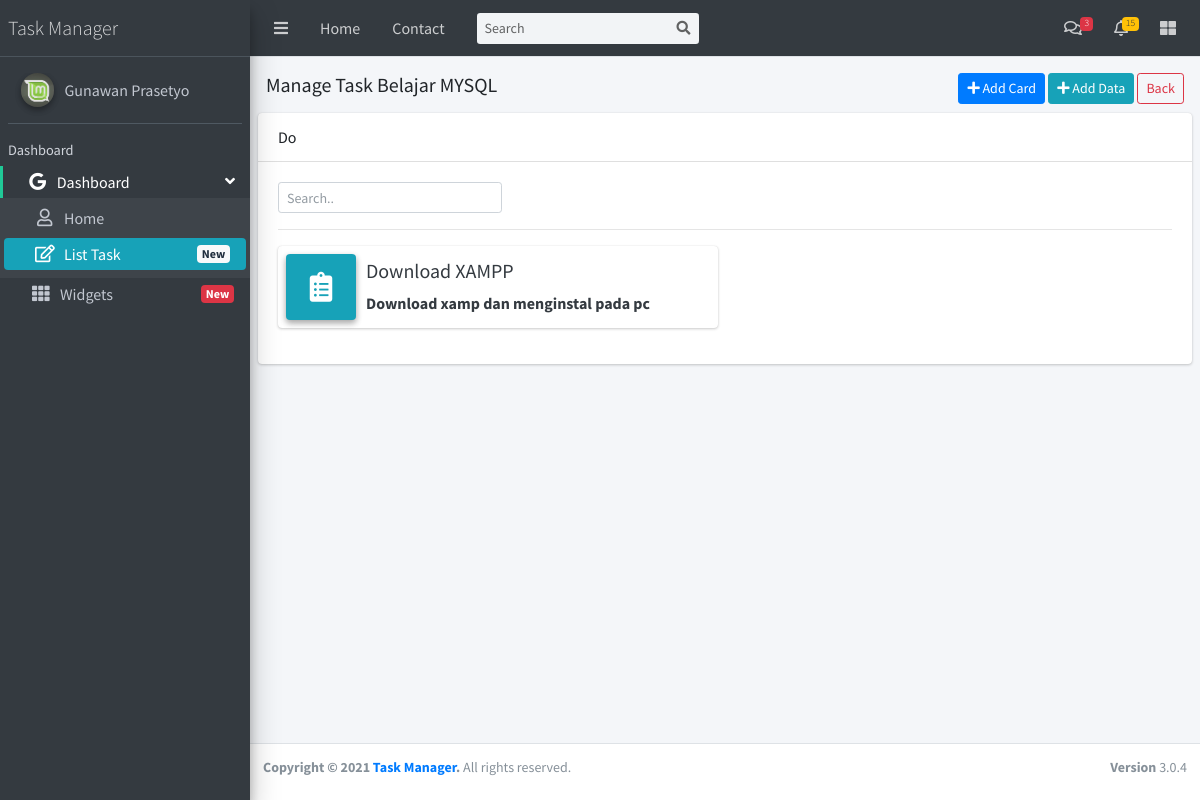
Page /Task/manage_task.php?kodetsk=TS003 on the committed database.
### tables this page shows
CREATE TABLE `task` (
  `id_task` int(11) NOT NULL,
  `kode_task` varchar(255) NOT NULL,
  `nama_task` varchar(255) NOT NULL,
  `isi_task` varchar(255) NOT NULL,
  `jenis_task` varchar(255) NOT NULL,
  `time_task` varchar(255) NOT NULL
);

### Task/manage_task.php (the view, shortened to what this page needs)
<?php include "../header.php"; ?>
<div class="content-wrapper p-2">
    <div class="row p-2">
    <?php
        $sqljudul = mysqli_query($koneksi, "SELECT * FROM task WHERE kode_task='$_GET[kodetsk]' AND jenis_task='Task List'");
        $judul = mysqli_fetch_array($sqljudul)
    ?>
        <div class="text-left col-md-6">
            <h5>Manage Task <?= $judul['nama_task']; ?><h5>
        </div>
        <div class="text-right col-md-6">
            <a href="#" class="btn btn-primary btn-sm" data-toggle="modal" data-target="#myModal2"><i class="fas fa-plus"></i> Add Card</a>
            <a href="#" class="btn btn-info btn-sm" data-toggle="modal" data-target="#mngmodal"><i class="fas fa-plus"></i> Add Data</a>
            <a href="list_task.php" class="btn btn-sm btn-outline-danger">Back</a>
        </div>
    </div>
    <?php
        $sqlmng = mysqli_query($koneksi, "SELECT * FROM task WHERE kode_task='$_GET[kodetsk]' AND NOT jenis_task='Task List' GROUP BY jenis_task DESC ORDER BY id_task ASC");
        while($mng = mysqli_fetch_array($sqlmng)){
    ?>
    <div class="card">
        <div class="card-header"><?= $mng['jenis_task']; ?></div>
        <div class="card-body">
            <input class="col-md-3 form-control mb-2 form-control-sm" id="myInput<?= $mng['jenis_task']; ?>" type="text" placeholder="Search..">
            <hr>
            <div class="row" id="myDIV<?= $mng['jenis_task']; ?>">
                <?php
                    $qtsk    = "SELECT * FROM task WHERE jenis_task='$mng[jenis_task]' AND kode_task='$_GET[kodetsk]'";
                    $mngtsk  = mysqli_query($koneksi,$qtsk);
                    while ($rowtask = mysqli_fetch_array($mngtsk)) {
                    if($rowtask['nama_task']==NULL){ ?>
                    <?php }else{
                        $uniq    = '1234567';
                        $nouniq  = str_shuffle($uniq);
                        $random  = substr($nouniq, 0,1);
                        $bg      = array("","info","primary","dark","danger","purple","teal","warning");
                    ?>
                        <a class="col-md-6 text-dark" href="#" id="key" data-toggle="modal" data-target="#myModal1<?= $rowtask['id_task'] ?>">
                            <div class="info-box">
                                <span class="info-box-icon bg-<?= $bg[$random]; ?> elevation-2"><i class="fas fa-clipboard-list"></i></span>
                                <div class="info-box-content">
                                    <span class="info-box-text h5"><?= $rowtask['nama_task']; ?></span>
                                    <span class="info-box-number"><?= $rowtask['isi_task']; ?></span>
                                </div>
                            </div>
                        </a>
                    <?php } ?>
                <?php } ?>
            </div>
        </div>
    </div>
    <?php } ?>
</div>
<?php include "../footer.php"; ?>

### rows in the picture
task: nama_task "Belajar MYSQL"
task: jenis_task "Do"
task: nama_task "Download XAMPP", isi_task "Download xamp dan menginstal pada pc"
